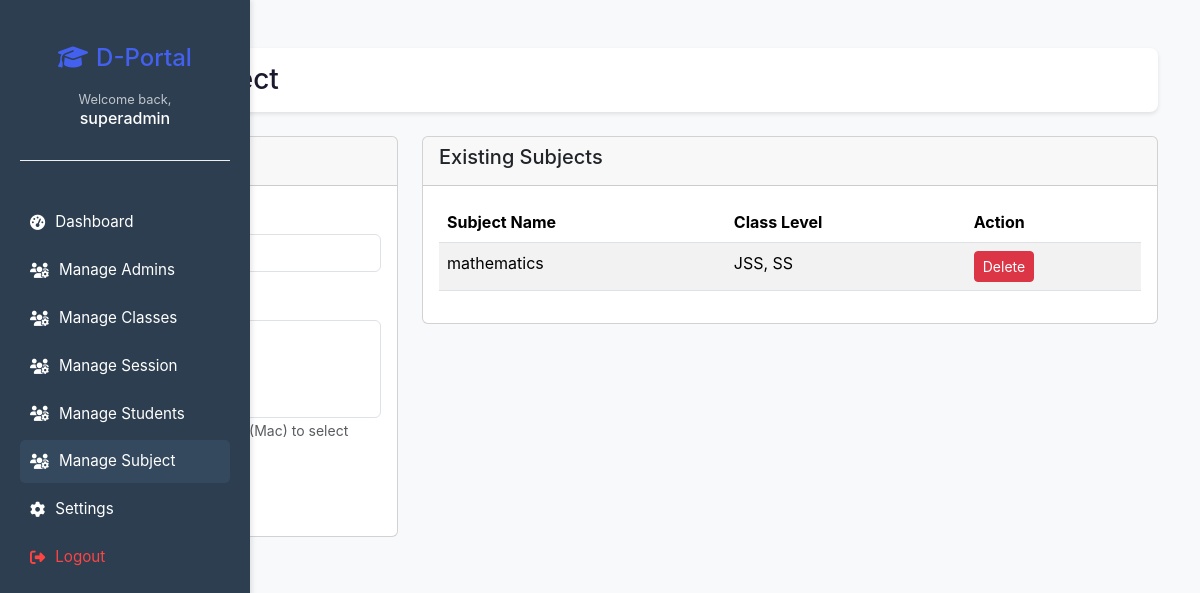
The page /super_admin/manage_subject.php (signed in) on the database its author committed.
### tables this page shows
CREATE TABLE `super_admins` (
  `id` int(11) NOT NULL AUTO_INCREMENT,
  `username` varchar(100) DEFAULT NULL,
  `password` varchar(255) DEFAULT NULL,
  `created_at` datetime DEFAULT NULL,
  `role` varchar(50) DEFAULT NULL,
  PRIMARY KEY (`id`),
  UNIQUE KEY `username` (`username`)
);

CREATE TABLE `subjects` (
  `id` int(11) NOT NULL AUTO_INCREMENT,
  `subject_name` varchar(255) NOT NULL,
  PRIMARY KEY (`id`),
  UNIQUE KEY `subject_name` (`subject_name`)
);

### super_admin/manage_subject.php (the view, shortened to what this page needs)
<?php
try {
    $database = Database::getInstance();
    $conn = $database->getConnection();
    $user_id = (int)$_SESSION['user_id'];
    $stmt = $conn->prepare("SELECT username, role FROM super_admins WHERE id = ?");
    $stmt->bind_param("i", $user_id);
    $stmt->execute();
    $result = $stmt->get_result();
    $super_admin = $result->fetch_assoc();
} catch (Exception $e) {
    error_log("Page error: " . $e->getMessage());
    die("System error");
}
$available_level = ["JSS", 'SS', "PRIMARY"];
$subjects = [];
$result = $conn->query("
   SELECT
        s.id,
        s.subject_name,
        GROUP_CONCAT(sl.class_level ORDER BY sl.class_level SEPARATOR ', ') AS class_levels
    FROM subjects s
    LEFT JOIN subject_levels sl ON s.id = sl.subject_id
    GROUP BY s.id, s.subject_name
    ORDER BY s.subject_name
");
if ($result) {
    while ($row = $result->fetch_assoc()) {
        $subjects[] = $row;
    }
}
?>
<!DOCTYPE html>
<html lang="en">
<head>
    <link href="../css/bootstrap.min.css" rel="stylesheet">
    <link rel="stylesheet" href="../css/all.css">
    <link rel="stylesheet" href="../css/admin-dashboard.css">
    <link rel="stylesheet" href="../css/sidebar.css">
    <link rel="stylesheet" href="../css/dataTables.bootstrap5.min.css">
</head>
<body>
<div class="sidebar">
    <div class="sidebar-brand">
        <h3><i class="fas fa-graduation-cap me-2"></i>D-Portal</h3>
        <div class="admin-info">
            <small>Welcome back,</small>
            <h6><?php echo htmlspecialchars($super_admin['username']); ?></h6>
        </div>
    </div>
    <div class="sidebar-menu mt-4">
        <a href="dashboard.php"><i class="fas fa-tachometer-alt"></i>Dashboard</a>
        <a href="manage_admins.php"><i class="fas fa-users-cog"></i>Manage Admins</a>
        <a href="manage_classes.php"><i class="fas fa-users-cog"></i>Manage Classes</a>
        <a href="manage_session.php"><i class="fas fa-users-cog"></i>Manage Session</a>
        <a href="manage_students.php"><i class="fas fa-users-cog"></i>Manage Students</a>
        <a href="manage_subject.php" class="active"><i class="fas fa-users-cog"></i>Manage Subject</a>
        <a href="settings.php"><i class="fas fa-cog"></i>Settings</a>
        <a href="../admin/logout.php" class="logout-btn"><i class="fas fa-sign-out-alt"></i>Logout</a>
    </div>
</div>
<div class="content container mt-5">
    <div class="header d-flex justify-content-between align-items-center mb-4">
        <h2 class="mb-0">Manage Subject</h2>
    </div>
    <div class="row">
        <div class="col-md-4">
            <div class="card">
                <div class="card-header">
                    <h5>Add New Subject</h5>
                </div>
                <div class="card-body">
                    <form method="POST" action="">
                        <div class="mb-3">
                            <label for="subject_name" class="form-label">Subject Name</label>
                        </div>
                        <div class="mb-3">
                            <label for="class_level" class="form-label">Class Level</label>
                            <select class="form-select" id="class_level" name="class_level[]" multiple required>
                                <?php foreach($available_level as $cl): ?>
                                    <option value="<?= htmlspecialchars($cl) ?>"><?= htmlspecialchars($cl) ?></option>
                                <?php endforeach; ?>
                            </select>
                            <small class="form-text text-muted">Hold Ctrl (Windows) or Cmd (Mac) to select multiple levels</small>
                        </div>
                        <button type="submit" name="add_subject" class="btn btn-primary">Add Subject</button>
                    </form>
                </div>
            </div>
        </div>
        <div class="col-md-8">
            <div class="card">
                <div class="card-header">
                    <h5>Existing Subjects</h5>
                </div>
                <div class="card-body">
                    <table class="table table-striped" id="subjectsTable">
                        <thead>
                            <tr>
                                <th>Subject Name</th>
                                <th>Class Level</th>
                                <th>Action</th>
                            </tr>
                        </thead>
                        <tbody>
                            <?php foreach ($subjects as $subject): ?>
                                <tr>
                                    <td><?php echo htmlspecialchars($subject['subject_name']); ?></td>
                                    <td><?php echo htmlspecialchars($subject['class_levels'] ?? "not linked")?></td>
                                    <td>
                                        <form method="POST" action="" onsubmit="return confirm('Are you sure you want to delete this subject?');">
                                            <button type="submit" name="delete_subject" class="btn btn-danger btn-sm">Delete</button>
                                        </form>
                                    </td>
                                </tr>
                            <?php endforeach; ?>
                        </tbody>
                    </table>
                </div>
            </div>
        </div>
    </div>
</div>
</body>
</html>

### css/admin-dashboard.css (style rules this page uses)
:root { --sidebar-width: 280px; --primary: #4361ee; --secondary: #3f37c9; --accent: #4cc9f0; --dark: #1a1a2e; --light: #f8f9fa; --success: #4BB543; --danger: #FF4444; --warning: #FFC107; }
html, body { margin: 0; padding: 0; font-family: 'Poppins', -apple-system, BlinkMacSystemFont, 'Segoe UI', Roboto, sans-serif; background-color: var(--light); color: #333; height: 100%; overflow-x: hidden; }
.sidebar { width: var(--sidebar-width); background: #fff; position: fixed; height: 100%; top: 0; left: 0; box-shadow: 2px 0 5px rgba(0,0,0,0.1); transition: transform 0.3s ease; z-index: 1000; }
.sidebar-brand { padding: 1.5rem; text-align: center; border-bottom: 1px solid #eee; }
.sidebar-brand h3 { margin: 0; font-size: 1.5rem; color: var(--primary); }
.admin-info { margin-top: 0.5rem; font-size: 0.85rem; color: #6c757d; }
.sidebar-menu { padding: 1rem 0; }
.sidebar-menu a { display: flex; align-items: center; padding: 0.75rem 1.5rem; color: #333; text-decoration: none; font-size: 0.95rem; transition: background 0.2s ease; }
.sidebar-menu a.active { background: var(--primary); color: #fff; }
.sidebar-menu a i { margin-right: 0.75rem; }
.logout-btn { color: var(--danger) !important; }
.header { display: flex; justify-content: space-between; align-items: center; margin-bottom: 1.5rem; }
.header h2 { font-size: 1.75rem; color: var(--dark); }

### css/sidebar.css (style rules this page uses)
.sidebar { background-color: #2c3e50; color: white; width: 250px; height: 100vh; position: fixed; top: 0; left: 0; padding: 20px; transition: transform 0.3s ease; }
.sidebar-brand h3 { font-size: 1.5rem; margin-bottom: 1rem; }
.admin-info small { font-size: 0.8rem; opacity: 0.7; color: white; }
.admin-info h6 { color: white; }
.sidebar-menu a { display: flex; align-items: center; color: white; padding: 10px; margin-bottom: 5px; border-radius: 5px; text-decoration: none; transition: background 0.2s; }
.sidebar-menu a:hover, .sidebar-menu a.active { background-color: #34495e; }
.sidebar-menu a i { margin-right: 10px; }
.header { background: white; padding: 15px 20px; border-radius: 8px; box-shadow: 0 2px 4px rgba(0,0,0,0.1); }

### rows shown on the page
super_admins: username "superadmin"
subjects: subject_name "mathematics", class_levels "JSS, SS"
